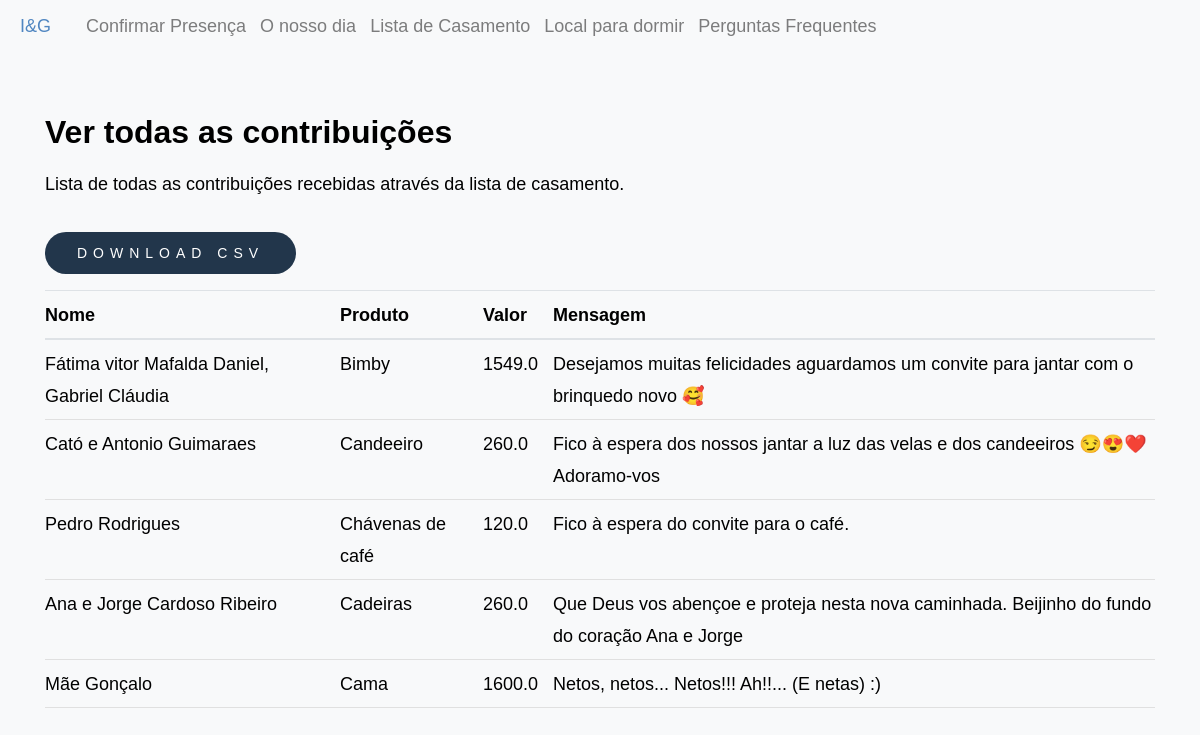
/contributions/all, run on the app's committed database.
### inesegoncalo/models/contributions.py (models this page shows, shortened)
class Contribution(db.Model ,model.Model,model.Base):
    __tablename__ = 'contribution'
    __table_args__ = {'extend_existing': True}
    id = Column(Integer, primary_key=True)
    name = Column(String(80))
    value_contributed = Column(Float)
    message = Column(Text)
    product_id = Column(Integer, ForeignKey('products.id'))
    product = relationship('Product', back_populates="contributions")

### inesegoncalo/models/products.py (models this page shows, shortened)
class Product(db.Model, model.Model, model.Base):
    __tablename__ = 'products'
    __table_args__ = {'extend_existing': True}
    id = Column(Integer, primary_key=True)
    name = Column(String(80), unique=True, nullable=False)
    description = Column(Text)
    price = Column(Float)
    price_paid = Column(Float, default=0.0)
    store = Column(Text)
    show_price = Column(Boolean, default=True)
    priority = Column(Integer, default=10)
    category_id = Column(Integer, ForeignKey('categories.id'), nullable=True)
    images = relationship('ProductImage', back_populates="product")
    contributions = relationship('Contribution', back_populates="product")
    category = relationship('Category', back_populates="products")

### inesegoncalo/modules/contributions.py (the view)
@bp.route('/all', methods=('GET', 'POST'))
def all():
    contributions = Contribution.query.all()
    return render_template('contributions/all.html',contributions=contributions)

### inesegoncalo/templates/contributions/all.html (shortened to what this page needs)
{% extends 'layout.html' %}
{% block content %}
<div class="edit-page-container container">
    <div class="edit-card">
        <div class="edit-card-header">
            <div>
                <h2>Ver todas as contribuições</h2>
                <p>Lista de todas as contribuições recebidas através da lista de casamento.</p>
            </div>
            <button onclick="generateContributionsCSV()" class="btn btn_contribuir accept">
                Download CSV
            </button>
        </div>
        <div class="edit-table-wrapper">
            <table class="table edit-table">
                <thead>
                    <tr>
                        <th>Nome</th>
                        <th>Produto</th>
                        <th>Valor</th>
                        <th>Mensagem</th>
                    </tr>
                </thead>
                <tbody>
                    {% for contribution in contributions %}
                    <tr>
                        <td>{{ contribution.name }}</td>
                        <td>
                            {% if contribution.product %}
                                {{ contribution.product.name }}
                            {% endif %}
                        </td>
                        <td>{{ contribution.value_contributed }}</td>
                        <td>{{ contribution.message }}</td>
                    </tr>
                    {% else %}
                    <tr>
                        <td colspan="4" style="text-align: center; padding: 1.5rem 0;">
                            Ainda não existem contribuições.
                        </td>
                    </tr>
                    {% endfor %}
                </tbody>
            </table>
        </div>
    </div>
</div>
{% endblock %}

### inesegoncalo/static/style/main.css (style rules this page uses)
html { font-size: 10px; }
html, body { height: 100%; }
body { background: #ffffff; font-family: 'Metropolis', sans-serif; font-size: 1.8rem; font-style: normal; font-weight: normal; line-height: 1.778; color: #000000; margin: 0; padding: 0; position: relative; }
h1, h2, h3, h4, h5, h6, .h1, .h2, .h3, .h4, .h5, .h6 { font-family: 'Metropolis', sans-serif ; font-weight: 700; font-style: normal; color: #000000; font-variant-ligatures: common-ligatures; text-rendering: optimizeLegibility; }
h1, .h1, h2, .h2, h3, .h3, h4, .h4 { margin-top: 6rem; margin-bottom: 1.6rem; }
h2, .h2 { font-size: 3.2rem; line-height: 1.25; }
table { border-width: 0; width: 100%; max-width: 100%; font-family: 'Metropolis', sans-serif ; border-collapse: collapse; }
th, td { padding: 1.5rem 3.2rem; text-align: left; border-bottom: 1px solid #e0e0e0; }
th { color: #000000; font-family: 'Metropolis', sans-serif ; font-weight: 700; }
th:first-child, td:first-child { padding-left: 0; }
th:last-child, td:last-child { padding-right: 0; }
button, .btn { margin-bottom: 1.6rem; }
input, textarea, select, pre, blockquote, figure, table, p, ul, ol, dl, form, .video-container, .ss-custom-select { margin-bottom: 3.2rem; }
::placeholder { color: #8c8c8c; }
.btn, button, input[type="submit"], input[type="reset"], input[type="button"] { display: inline-block; font-family: 'Metropolis', sans-serif ; font-weight: 700; font-size: 1.1rem; text-transform: uppercase; letter-spacing: .6rem; height: 6rem; line-height: 5.6rem; padding: 0 3.2rem; margin: 0 .4rem 1.6rem 0; color: #ffffff; text-decoration: none; text-align: center; white-space: nowrap; cursor: pointer; transition: all .3s ease-in-out; -webkit-font-smoothing: antialiased; -moz-osx-font-smoothing: grayscale; border-radius: 4px; background-color: #272727; border: 0.2rem solid #272727; }

### inesegoncalo/static/style/card.css (style rules this page uses)
body { background-color: #f8f9fa!important }
.btn_contribuir { background-color: #22364b; color: #ffffff; font-weight: 400; height: 50px; font-size: 14px; border: none; border-radius: 40px; text-transform: uppercase; line-height: 3em !important; height: auto !important; }

### data on the page
Contribution: name "Fátima vitor Mafalda Daniel, Gabriel Cláudia", product.name "Bimby", value_contributed "1549.0", message "Desejamos muitas felicidades aguardamos um convite para jantar com o brinquedo novo 🥰"
Contribution: name "Cató e Antonio Guimaraes", product.name "Candeeiro", value_contributed "260.0", message "Fico à espera dos nossos jantar a luz das velas e dos candeeiros 😏😍❤️ Adoramo-vos"
Contribution: name "Pedro Rodrigues", product.name "Chávenas de café", value_contributed "120.0", message "Fico à espera do convite para o café."
Contribution: name "Ana e Jorge Cardoso Ribeiro", product.name "Cadeiras", value_contributed "260.0", message "Que Deus vos abençoe e proteja nesta nova caminhada. Beijinho do fundo do coração Ana e Jorge"
Contribution: name "Mãe Gonçalo", product.name "Cama", value_contributed "1600.0", message "Netos, netos... Netos!!! Ah!!... (E netas) :)"
